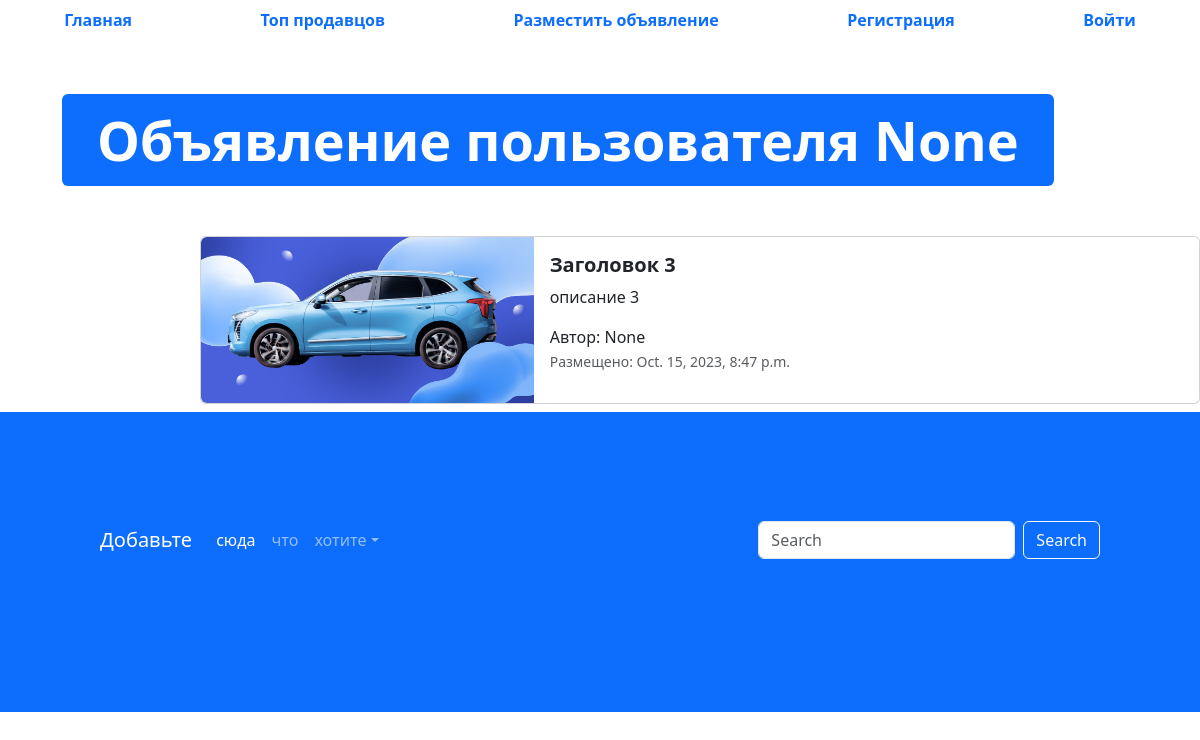
The page /advertisement/3 on the database its author committed.
### app_advertisement/models.py (models this page shows, shortened)
class Advertisement(models.Model):
    title = models.CharField('Заголовок', max_length=128)
    description = models.TextField('Описание')
    price = models.DecimalField('Цена', max_digits=10, decimal_places=2)
    auction = models.BooleanField('Торг', help_text='Отметьте, если торг будет уместен')
    created_at = models.DateTimeField('Дата создания', auto_now_add=True)
    updated_at = models.DateTimeField('Дата обновления', auto_now=True)
    user = models.ForeignKey(User, verbose_name='пользователь', on_delete=models.CASCADE, blank=True,null=True)
    image = models.ImageField("изображение", upload_to="advertisements/")
    class Meta:
        db_table = 'advertisements'

### app_advertisement/views.py (the view)
# urls.py: path('advertisement/<int:pk>', advertisement_detail, name = 'adv_detail'),
def advertisement_detail(request, pk):
    advertisement = Advertisement.objects.get(id=pk)
    context = {'advertisement' : advertisement}
    return render(request, 'app_advertisement/advertisement.html', context)

### templates/app_advertisement/advertisement.html (shortened to what this page needs)
{% extends 'base.html' %}
{% load static %}
{% block content %}
  <ul class="nav nav-pills sticky-top bg-white nav-fill">
    <li class="nav-item">
      <a class="nav-link" href="{% url 'main_page' %}">
        <span style="font-weight: bold;">Главная</span>
      </a>
    </li>
    <li class="nav-item">
      <a class="nav-link" href="{% url 'top_sellers' %}"><span style="font-weight: bold;">Топ продавцов</span>
      </a>
    </li>
    <li class="nav-item">
      <a class="nav-link" href="{% url 'adv_post' %}">
        <span style="font-weight: bold;">Разместить объявление</span>
      </a>
    </li>
    {% if not user.is_authenticated %}
    <li class="nav-item">
      <a class="nav-link" href="{% url 'register' %}">
        <span style="font-weight: bold;">Регистрация</span>
      </a>
    </li>
    <li class="nav-item">
      <a class="nav-link" href="{% url 'login' %}">
        <span style="font-weight: bold;">Войти</span>
      </a>
    </li>
    {% endif %}
  </ul>
  <div class="container" style="margin: 50px;">
    <div class="display-2">
      <span class="badge bg-primary">Объявление пользователя {{ advertisement.user }}</span>
    </div>
  </div>
  <div class="col offset-2">
    <div class="card mb-2" style="max-width: 1200px; margin-top: 20px;">
      <div class="row g-0">
        <div class="col-md-4">
          <a href="#" class="nav-link">
            <img src="{% if advertisement.image %} {{ advertisement.image.url }} {% else %} {% static 'img/adv.png' %} {% endif %}" class="img-fluid rounded-start" alt="Card title">
          </a>
        </div>
        <div class="col">
          <div class="card-body">
            <h5 class="card-title">
              <a href="#" class="nav-link"><strong>{{ advertisement.title }}</strong></a>
            </h5>
            <p class="card-text">
             {{ advertisement.description }}
            </p>
            <span>Автор: {{ advertisement.user }}</span>
            <p class="card-text"><small class="text-muted">Размещено: {{ advertisement.created_at }}</small></p>
          </div>
        </div>
      </div>
    </div>
  </div>
  <footer style="padding: 100px; min-height: 300px;" class="bg-primary">
    <nav class="navbar navbar-expand-sm navbar-dark">
      <a class="navbar-brand" href="#">Добавьте</a>
      <div class="collapse navbar-collapse" id="collapsibleNavId">
        <ul class="navbar-nav me-auto mt-2 mt-lg-0">
          <li class="nav-item">
            <a class="nav-link active" href="#" aria-current="page">сюда</a>
          </li>
          <li class="nav-item">
            <a class="nav-link" href="#">что</a>
          </li>
          <li class="nav-item dropdown">
            <a class="nav-link dropdown-toggle" href="#" id="dropdownId" data-bs-toggle="dropdown" aria-haspopup="true"
              aria-expanded="false">хотите</a>
          </li>
        </ul>
        <form class="d-flex my-2 my-lg-0">
          <input class="form-control me-sm-2" type="text" placeholder="Search">
          <button class="btn btn-outline-light my-2 my-sm-0" type="submit">Search</button>
        </form>
      </div>
    </nav>
  </footer>
{% endblock %}

### rows shown on the page
Advertisement: user "None", image (picture), title "Заголовок 3", description "описание 3", created_at "Oct. 15, 2023, 8:47 p.m."
